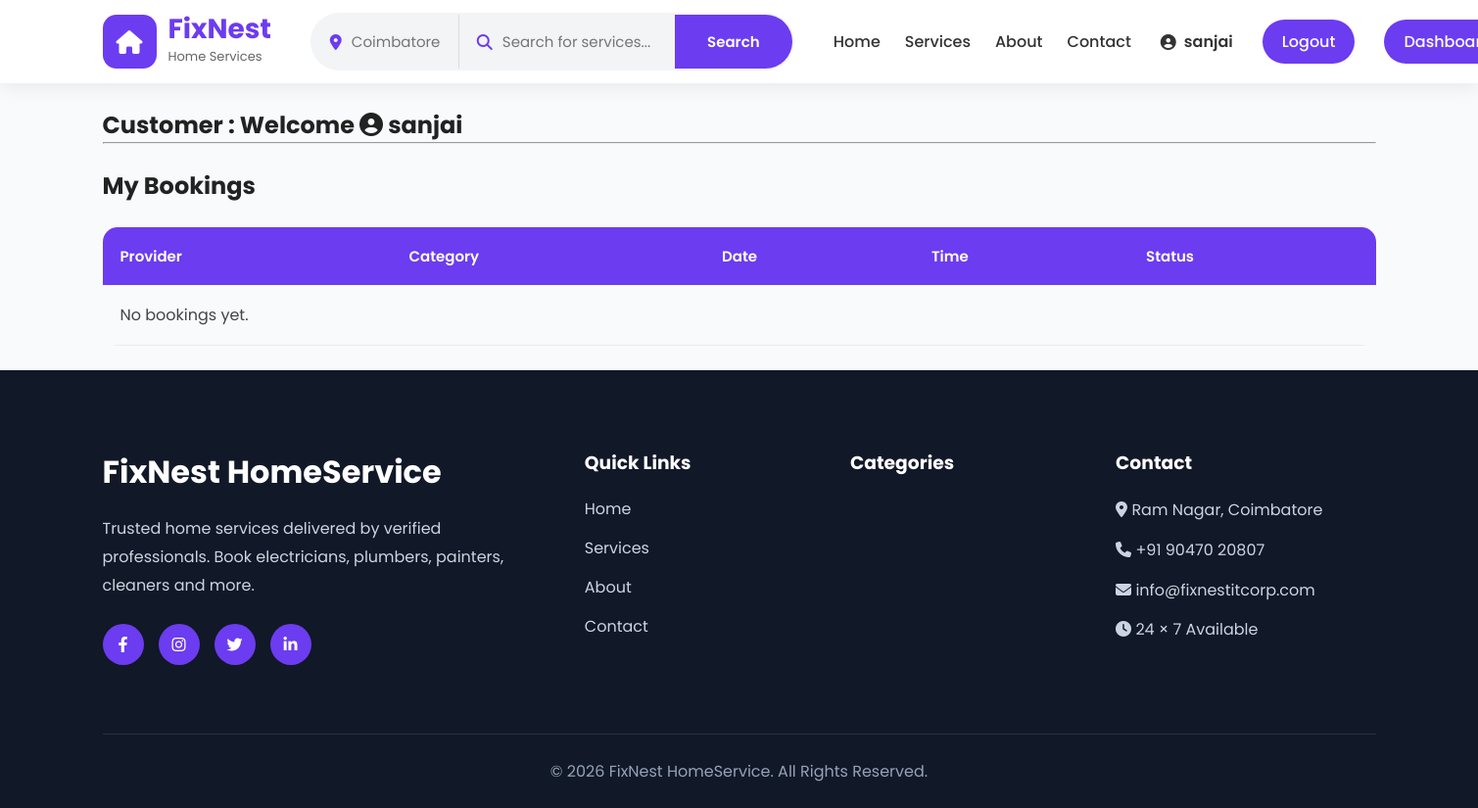
The app's page /customer/dashboard/ (signed in), older data.
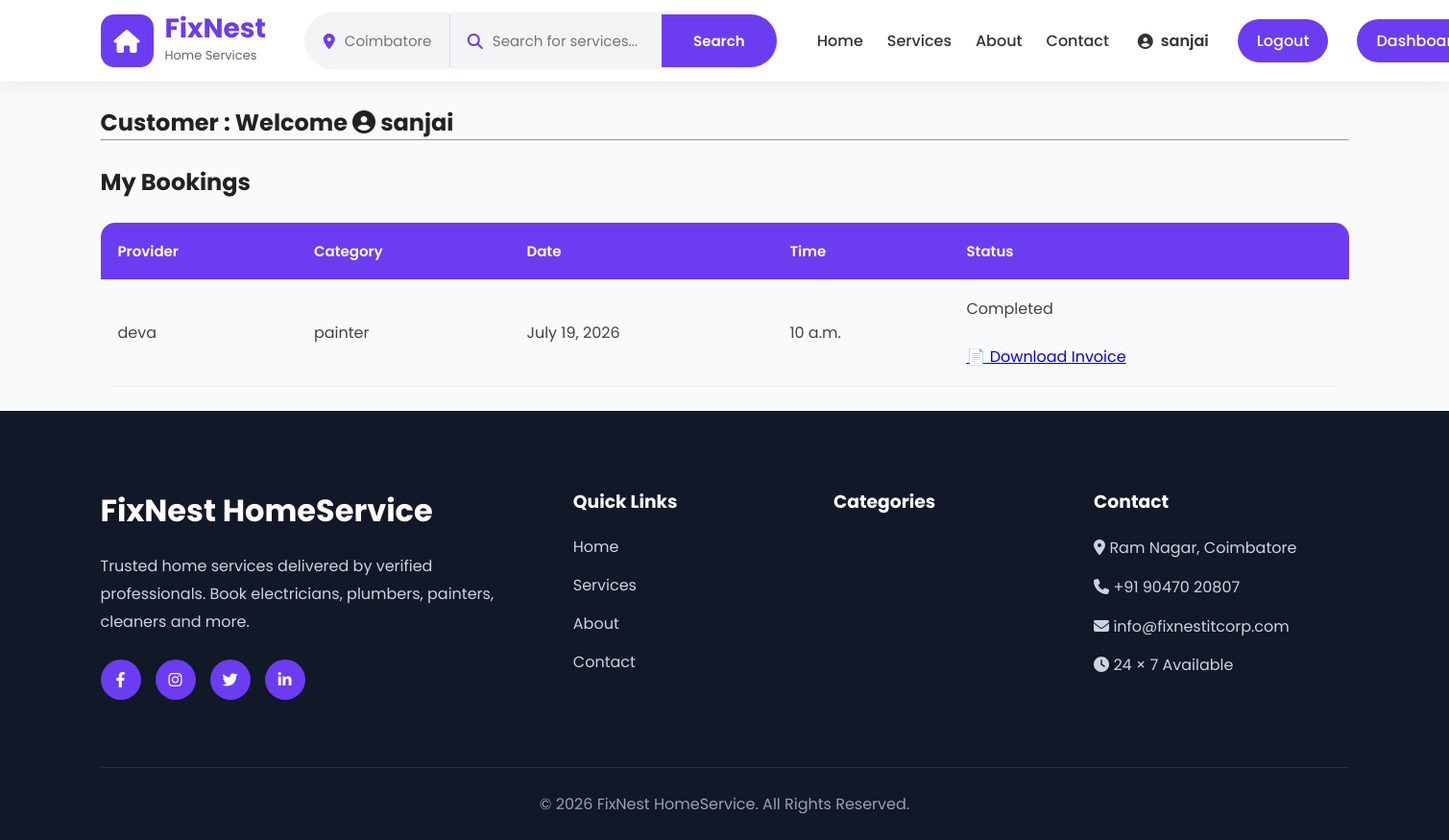
The same page, newer data.
### service/models.py (models this page shows, shortened)
class Booking(models.Model):
    STATUS_CHOICES = [
        ('Pending', 'Pending'),
        ('Accepted', 'Accepted'),
        ('Rejected', 'Rejected'),
        ('Completed', 'Completed'),]
    customer = models.ForeignKey(
        User,
        on_delete=models.CASCADE,
        related_name="bookings"
    )
    provider = models.ForeignKey(
        Provider,
        on_delete=models.CASCADE,
        related_name="provider_bookings"
    )
    customer_name = models.CharField(max_length=100)
    customer_phone = models.CharField(max_length=15)
    service_address = models.TextField()
    booking_date = models.DateField()
    booking_time = models.TimeField()
    problem_description = models.TextField()
    status = models.CharField(
        max_length=20,
        choices=STATUS_CHOICES,
        default="Pending"
    )
    created_at = models.DateTimeField(auto_now_add=True)

class Provider(models.Model):
    user = models.OneToOneField(User,on_delete=models.CASCADE,null=True,blank=True,related_name="provider")
    AVAILABILITY_CHOICES = [
        ('available', 'Available'),
        ('unavailable', 'Unavailable'),    ]
    category = models.ForeignKey(Category, on_delete=models.CASCADE, related_name='providers')
    name = models.CharField(max_length=200)
    slug = models.SlugField(unique=True)
    description = models.TextField()
    price = models.DecimalField(max_digits=10, decimal_places=0)
    original_price = models.DecimalField(max_digits=10, decimal_places=0, null=True, blank=True)
    phone = models.CharField(max_length=15, blank=True, null=True)
    adhaar_no = models.CharField(max_length=20,blank=True, null=True)
    provider_address = models.CharField(max_length=255, blank=True, null=True)
    image = models.ImageField(upload_to='providers/', blank=True, null=True)
    availability = models.CharField(max_length=20, choices=AVAILABILITY_CHOICES, default='available')
    is_featured = models.BooleanField(default=False)
    is_bestworker = models.BooleanField(default=False)
    rating = models.DecimalField(max_digits=3, decimal_places=1, default=4.5)
    is_approved = models.BooleanField(default=False)
    is_blocked = models.BooleanField(default=False)
    is_available = models.BooleanField(default=True)
    created_at = models.DateTimeField(auto_now_add=True)
    updated_at = models.DateTimeField(auto_now=True)
    class Meta:
        ordering = ['-created_at']

class Category(models.Model):
    name = models.CharField(max_length=100)
    slug = models.SlugField(unique=True)
    icon = models.CharField(max_length=100)
    description = models.TextField(blank=True)
    created_at = models.DateTimeField(auto_now_add=True)
    class Meta:
        verbose_name_plural = 'Categories'
        ordering = ['name']

### service/views.py (the view)
# urls.py: path("customer/dashboard/",views.customer_dashboard,name="customer_dashboard"),
@login_required
def customer_dashboard(request):
    bookings = Booking.objects.filter(
        customer=request.user
    ).order_by("-booking_date", "-booking_time")
    return render(
        request,
        "customer_dashboard.html",
        {
            "bookings": bookings,
        },
    )

### templates/customer_dashboard.html (shortened to what this page needs)
{% extends "base.html" %}
{% block content %}
<div class="container mt-5"><br>
    <h2>Customer :  Welcome <i class="fas fa-user-circle"></i> {{ request.user.username }}</h2>
    <hr><br>
    <h2>My Bookings</h2><br>
    <table class="booking-table">
        <thead>
            <tr>
                <th>Provider</th>
                <th>Category</th>
                <th>Date</th>
                <th>Time</th>
                <th>Status</th>
            </tr>
        </thead>
        <tbody>
        {% for booking in bookings %}
        <tr>
            <td>{{ booking.provider.name }}</td>
            <td>{{ booking.provider.category.name }}</td>
            <td>{{ booking.booking_date }}</td>
            <td>{{ booking.booking_time }}</td>
<td>
    {% if booking.status == "Pending" %}
        <span class="badge bg-warning text-dark">
            Pending
        </span>
    {% elif booking.status == "Accepted" %}
        <span class="badge bg-success">
            Accepted
        </span>
    {% elif booking.status == "Rejected" %}
        <span class="badge bg-danger">
            Rejected
        </span>
    {% elif booking.status == "Completed" %}
        <span class="badge bg-primary">
            Completed
        </span>
        <br><br>
        <a href="{% url 'download_invoice' booking.id %}"
           class="btn btn-dark btn-sm">
            📄 Download Invoice
        </a>
    {% endif %}
</td>
        </tr>
        {% empty %}
        <tr>
            <td colspan="5" class="text-center">
                No bookings yet.
            </td>
        </tr>
        {% endfor %}
        </tbody>
    </table>
</div><br>
{% endblock %}

Row changes from the older to the newer data that the page shows:
added Booking: provider.name "deva", provider.category.name "painter", booking_date "July 19, 2026", booking_time "10 a.m.", status "Completed"
Text that changed along with them:
text no longer shown: "No bookings yet."
